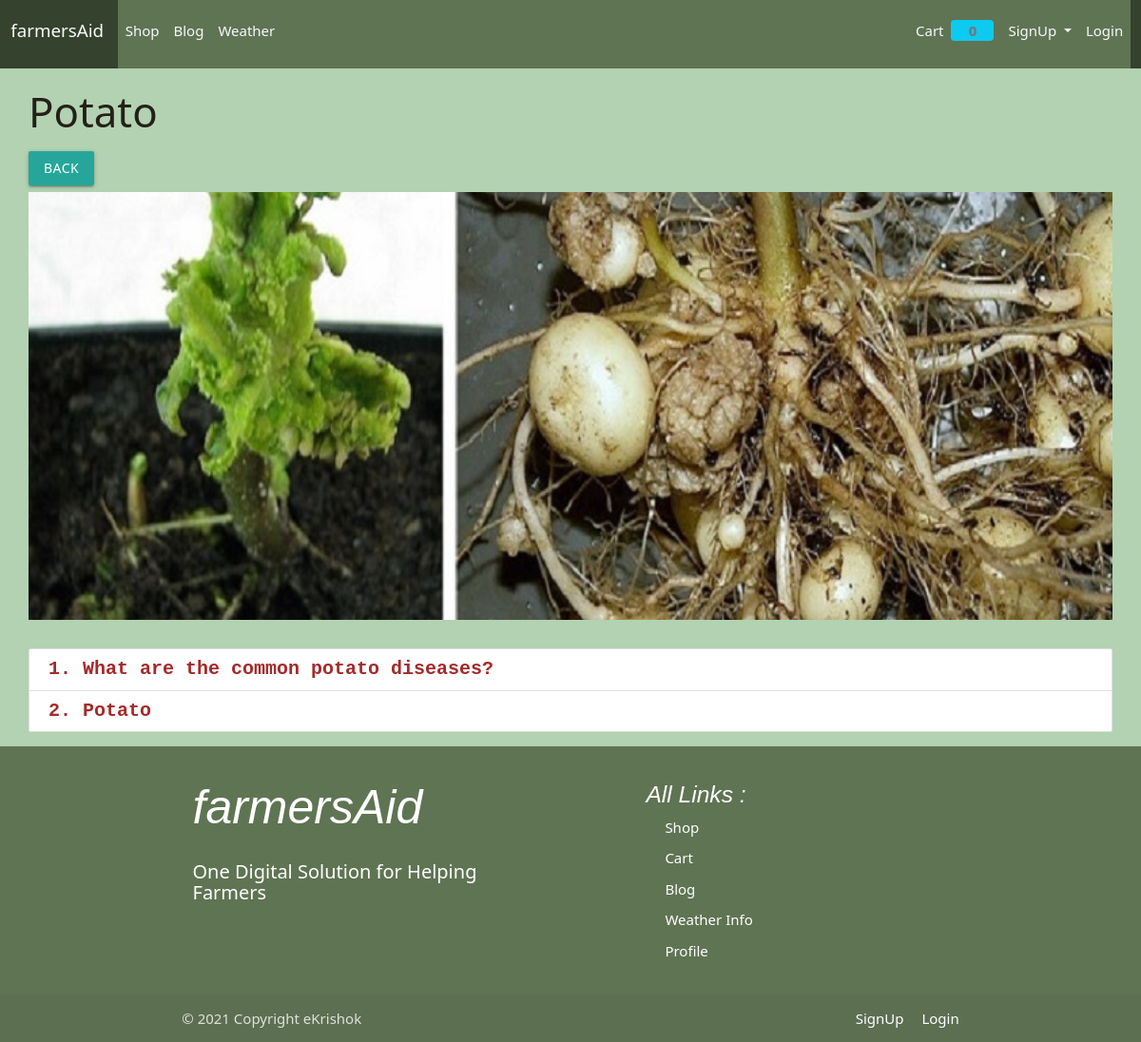
Screenshot of /blog/category/Potato_diseases with the database file from the repository.
### Blog2/models.py (models this page shows, shortened)
class BlogCategory(models.Model):
    cat_id = models.AutoField(primary_key=True)
    title = models.CharField(max_length=100)
    description = models.CharField(max_length=200)
    url = models.CharField(max_length=100)
    image = models.ImageField(upload_to='upload/blog2/blogcatImg/')
    add_date = models.DateTimeField(auto_now_add=True, null=True)
    update_at = models.DateTimeField(auto_now=True)

class Post(models.Model):
    post_id = models.AutoField(primary_key=True)
    title = models.CharField(max_length=100)
    content = FroalaField()
    cat = models.ForeignKey(BlogCategory, on_delete=models.CASCADE)
    slug = models.SlugField(max_length=1000, null=True, blank=True)
    image = models.ImageField(upload_to = 'upload/blog/postImg/')
    created_at = models.DateTimeField(auto_now_add=True)
    upload_to = models.DateTimeField(auto_now=True)

### Blog2/views.py (the view)
# urls.py: path('category/<slug:url>',category),
def category(request, url):
    cat = BlogCategory.objects.get(url=url)
    posts = Post.objects.filter(cat=cat)
    return render(request, "blog/category.html", {'cat': cat, 'posts': posts})

### Store/templates/blog/category.html (shortened to what this page needs)
{%extends 'store/base.html' %}
{%block content%}
<div class="container-custom">
    <h3 style="color: rgb(36, 32, 23);">{{cat.title}}</h3>
    <a href="{% url 'home_Blog' %}" class="btn btn-primary mb-2">Back</a>
    <div class="img-container">
        <img src="/abcd/show/{{cat.image}}" class="responsive-img" style="max-height:450px;width:100%;object-fit:cover;"
             alt="">
    </div>
    <br>
    <div class="collection">
        {%for p in posts %}
            <a href="/blog/detail/{{p.slug}}" class="collection-item" style="font-weight: bold; color: brown; font-family: 'Courier New', Courier, monospace; font-size: 20px;">{{forloop.counter}}. {{p.title}}
            </a>
        {% empty %}
        <div class="div" style="background-color: darkslategrey; width: 100%; height: 90px;">
            <h3 style="color: rgb(199, 240, 16); margin-top: 16px;">
                No posts in this category
            </h3>
        </div>
        {%endfor%}
    </div>
</div>
{%endblock%}

### static/css/style.css (style rules this page uses)
.container-custom { width:95%!important; margin:auto; }

### Store/templates/blog/category.html (style rules this page uses)
body { background-image: url(''); }

### rows the page displays
BlogCategory: title "Potato", image (picture)
Post: title "What are the common potato diseases?"
Post: title "Potato"

### other values shown
{{ request.session.cart.keys|length }} "0"
